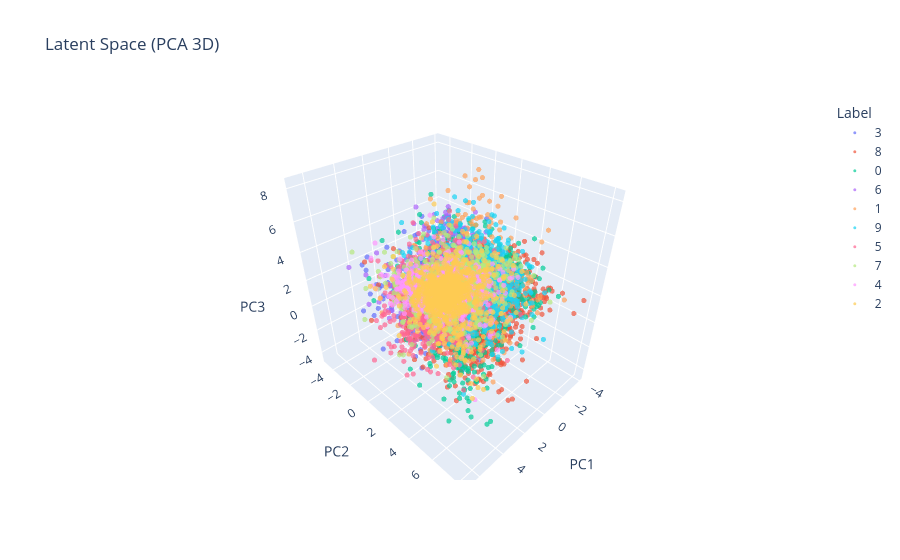

Source (notebook cell):
### Code cell
# Plot the latent representation to see clusters
y_plot = y_test.ravel() 

# Obtain our 3d representation = PCA(n=3)
Z_3d = latent_model.predict(X_test)

# Plotly 3D
fig = px.scatter_3d(
    x=Z_3d[:, 0],
    y=Z_3d[:, 1],
    z=Z_3d[:, 2],
    color=y_plot.astype(str),
    opacity=0.7,
    title="Latent Space (PCA 3D)",
    labels={
        "x": "PC1",
        "y": "PC2",
        "z": "PC3",
        "color": "Label"
    }
)

fig.update_traces(marker=dict(size=3))
fig.show()

### Figure 1 — Plotly figure (JSON) as saved in the notebook; plotly's stock layout.template omitted (floating-point values rounded to 4 significant figures; data arrays with more than 128 entries replaced by an {"elided": "..."} marker saying what was removed)
{"data": [{"hovertemplate": "Label=3<br>PC1=%{x}<br>PC2=%{y}<br>PC3=%{z}<extra></extra>", "legendgroup": "3", "marker": {"color": "#636efa", "opacity": 0.7, "size": 3, "symbol": "circle"}, "mode": "markers", "name": "3", "scene": "scene", "showlegend": true, "type": "scatter3d", "x": {"elided": "1000 float values"}, "y": {"elided": "1000 float values"}, "z": {"elided": "1000 float values"}}, {"hovertemplate": "Label=8<br>PC1=%{x}<br>PC2=%{y}<br>PC3=%{z}<extra></extra>", "legendgroup": "8", "marker": {"color": "#EF553B", "opacity": 0.7, "size": 3, "symbol": "circle"}, "mode": "markers", "name": "8", "scene": "scene", "showlegend": true, "type": "scatter3d", "x": {"elided": "1000 float values"}, "y": {"elided": "1000 float values"}, "z": {"elided": "1000 float values"}}, {"hovertemplate": "Label=0<br>PC1=%{x}<br>PC2=%{y}<br>PC3=%{z}<extra></extra>", "legendgroup": "0", "marker": {"color": "#00cc96", "opacity": 0.7, "size": 3, "symbol": "circle"}, "mode": "markers", "name": "0", "scene": "scene", "showlegend": true, "type": "scatter3d", "x": {"elided": "1000 float values"}, "y": {"elided": "1000 float values"}, "z": {"elided": "1000 float values"}}, {"hovertemplate": "Label=6<br>PC1=%{x}<br>PC2=%{y}<br>PC3=%{z}<extra></extra>", "legendgroup": "6", "marker": {"color": "#ab63fa", "opacity": 0.7, "size": 3, "symbol": "circle"}, "mode": "markers", "name": "6", "scene": "scene", "showlegend": true, "type": "scatter3d", "x": {"elided": "1000 float values"}, "y": {"elided": "1000 float values"}, "z": {"elided": "1000 float values"}}, {"hovertemplate": "Label=1<br>PC1=%{x}<br>PC2=%{y}<br>PC3=%{z}<extra></extra>", "legendgroup": "1", "marker": {"color": "#FFA15A", "opacity": 0.7, "size": 3, "symbol": "circle"}, "mode": "markers", "name": "1", "scene": "scene", "showlegend": true, "type": "scatter3d", "x": {"elided": "1000 float values"}, "y": {"elided": "1000 float values"}, "z": {"elided": "1000 float values"}}, {"hovertemplate": "Label=9<br>PC1=%{x}<br>PC2=%{y}<br>PC3=%{z}<extra></extra>", "legendgroup": "9", "marker": {"color": "#19d3f3", "opacity": 0.7, "size": 3, "symbol": "circle"}, "mode": "markers", "name": "9", "scene": "scene", "showlegend": true, "type": "scatter3d", "x": {"elided": "1000 float values"}, "y": {"elided": "1000 float values"}, "z": {"elided": "1000 float values"}}, {"hovertemplate": "Label=5<br>PC1=%{x}<br>PC2=%{y}<br>PC3=%{z}<extra></extra>", "legendgroup": "5", "marker": {"color": "#FF6692", "opacity": 0.7, "size": 3, "symbol": "circle"}, "mode": "markers", "name": "5", "scene": "scene", "showlegend": true, "type": "scatter3d", "x": {"elided": "1000 float values"}, "y": {"elided": "1000 float values"}, "z": {"elided": "1000 float values"}}, {"hovertemplate": "Label=7<br>PC1=%{x}<br>PC2=%{y}<br>PC3=%{z}<extra></extra>", "legendgroup": "7", "marker": {"color": "#B6E880", "opacity": 0.7, "size": 3, "symbol": "circle"}, "mode": "markers", "name": "7", "scene": "scene", "showlegend": true, "type": "scatter3d", "x": {"elided": "1000 float values"}, "y": {"elided": "1000 float values"}, "z": {"elided": "1000 float values"}}, {"hovertemplate": "Label=4<br>PC1=%{x}<br>PC2=%{y}<br>PC3=%{z}<extra></extra>", "legendgroup": "4", "marker": {"color": "#FF97FF", "opacity": 0.7, "size": 3, "symbol": "circle"}, "mode": "markers", "name": "4", "scene": "scene", "showlegend": true, "type": "scatter3d", "x": {"elided": "1000 float values"}, "y": {"elided": "1000 float values"}, "z": {"elided": "1000 float values"}}, {"hovertemplate": "Label=2<br>PC1=%{x}<br>PC2=%{y}<br>PC3=%{z}<extra></extra>", "legendgroup": "2", "marker": {"color": "#FECB52", "opacity": 0.7, "size": 3, "symbol": "circle"}, "mode": "markers", "name": "2", "scene": "scene", "showlegend": true, "type": "scatter3d", "x": {"elided": "1000 float values"}, "y": {"elided": "1000 float values"}, "z": {"elided": "1000 float values"}}], "layout": {"legend": {"title": {"text": "Label"}, "tracegroupgap": 0}, "scene": {"domain": {"x": [0, 1], "y": [0, 1]}, "xaxis": {"title": {"text": "PC1"}}, "yaxis": {"title": {"text": "PC2"}}, "zaxis": {"title": {"text": "PC3"}}}, "title": {"text": "Latent Space (PCA 3D)"}}}
